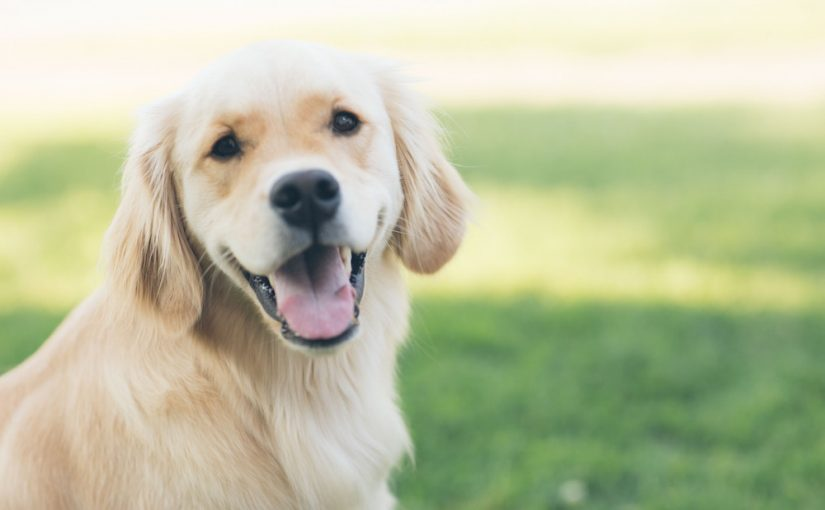
#> input picture Data/dog.jpg, 825 x 510 px
$ jupyter execute course6.ipynb
#> lines starting #> are read from the running program, lines starting #| are printed output that depends on the picture
# Objective: Learn how to split an image in its 3 colors

[cell 1]
# import libraries
import cv2 as cv
import os
import numpy as np
import matplotlib.pyplot as plt
from pathlib import Path

[cell 2]
# read the image on the disk
source_path = Path().absolute().parent
image_path = os.path.join(source_path, 'Data', 'dog.jpg')
img = cv.imread(image_path)
#> img is the input picture: shape (510, 825, 3); mean B, G, R 158, 192.5, 186.8
img = cv.cvtColor(img, cv.COLOR_BGR2RGB)

plt.imshow(img)
plt.title('RGB image')

[cell 3]
# create a blank image
blank = np.zeros(img.shape[:2], dtype='uint8')
r,g,b = cv.split(img)
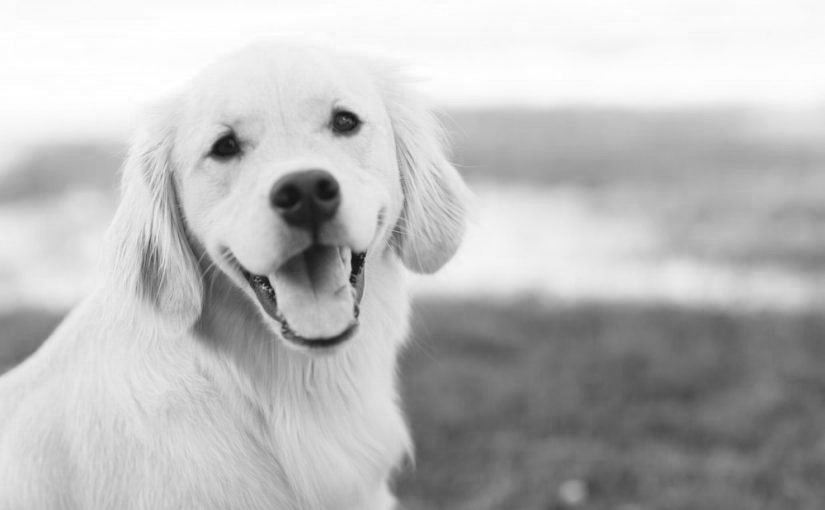
#> r: shape (510, 825); min 18, max 255, mean 186.8
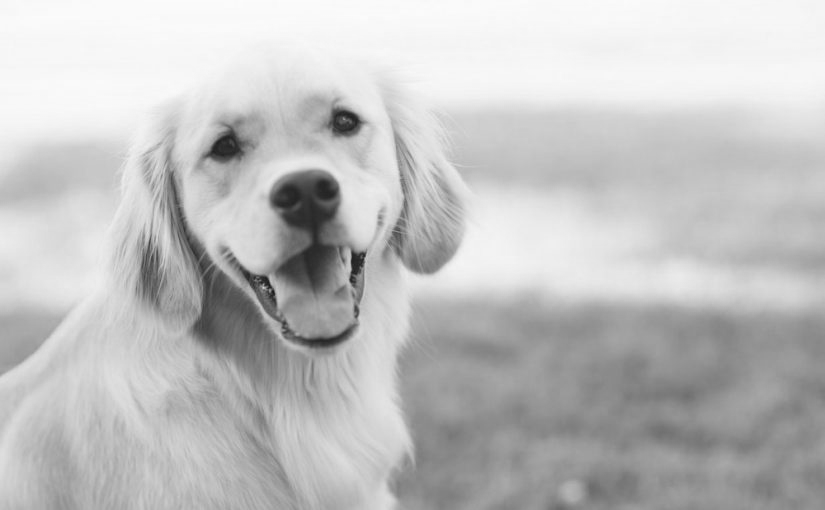
#> g: shape (510, 825); min 26, max 252, mean 192.5
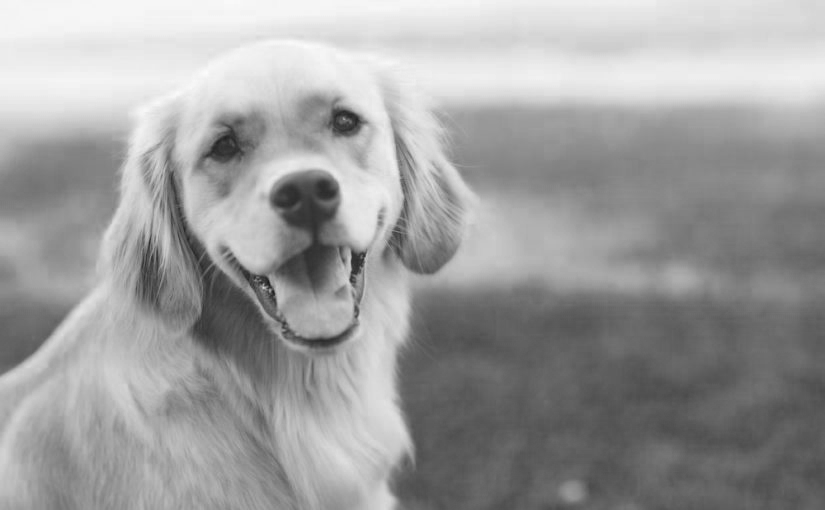
#> b: shape (510, 825); min 24, max 252, mean 158

fig, axs = plt.subplots(1, 3, figsize=(12, 8))

# they will be displayed in grayscale, actually this is the intensity of that color
# lighter -->  bigger concentration
axs[0].imshow(b, cmap='Greys')
axs[0].set_title('Blue image')
axs[1].imshow(g, cmap='Greys')
axs[1].set_title('Green image')
axs[2].imshow(r, cmap='Greys')
axs[2].set_title('Red image')
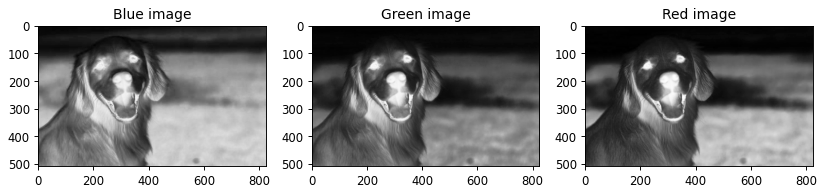
#> figure drawn by matplotlib, 3 panels

[cell 4]
# merge
merged = cv.merge([b,g,r])
cv.imshow('Merge',merged)

# If we want to display the color with have to convert the image to a 3 channel image
# Display the colors
blue = cv.merge([b,blank,blank])
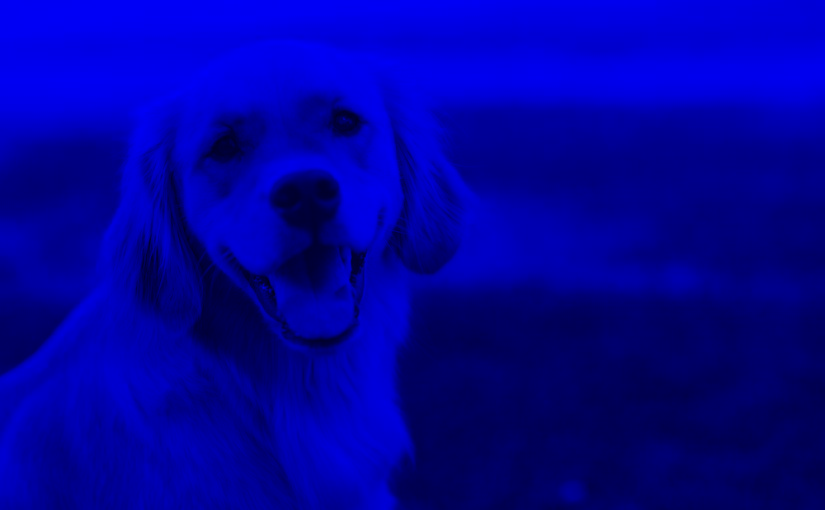
#> blue: shape (510, 825, 3); mean of channels 0, 1, 2 158, 0, 0; drawn as B, G, R
green = cv.merge([blank,g,blank])
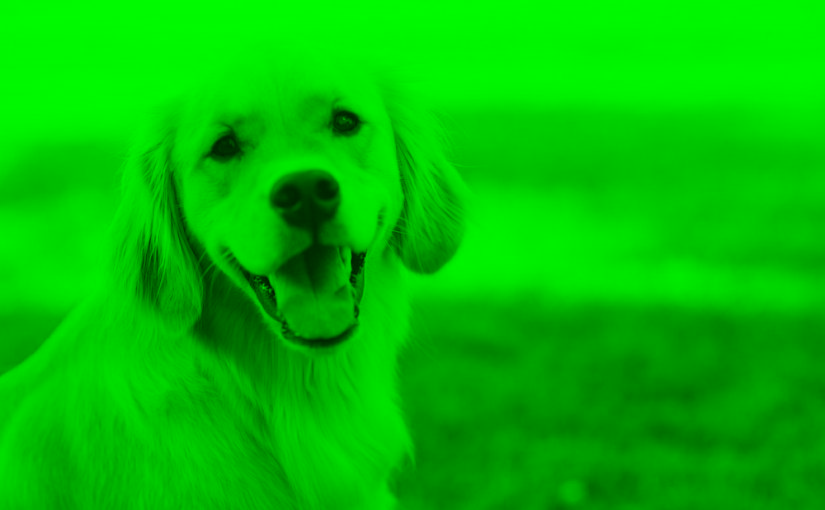
#> green: shape (510, 825, 3); mean of channels 0, 1, 2 0, 192.5, 0; drawn as B, G, R
red = cv.merge([blank,blank,r])
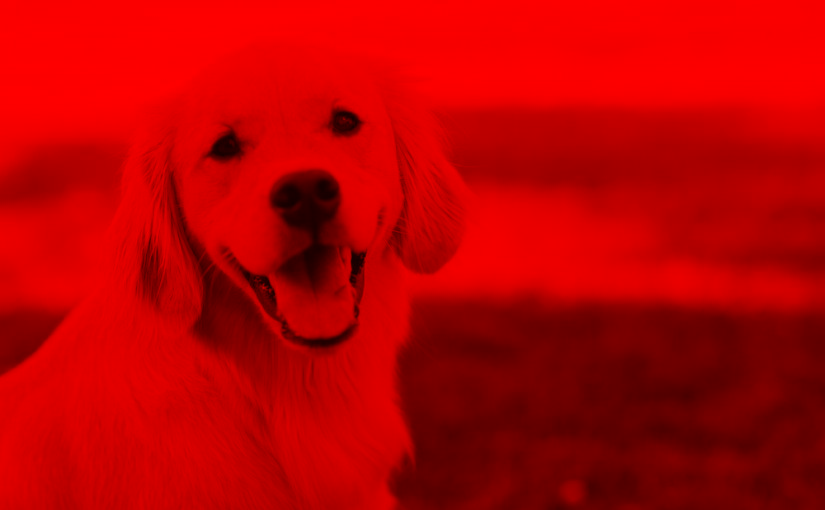
#> red: shape (510, 825, 3); mean of channels 0, 1, 2 0, 0, 186.8; drawn as B, G, R

fig, axs = plt.subplots(1, 3, figsize=(12, 8))

axs[0].imshow(blue, cmap='Blues')
axs[0].set_title('Blue image')
axs[1].imshow(green, cmap='Greens')
axs[1].set_title('Green image')
axs[2].imshow(red, cmap='Reds')
axs[2].set_title('Red image')

$ run again, with Data/landscape.JPG copied over Data/dog.jpg
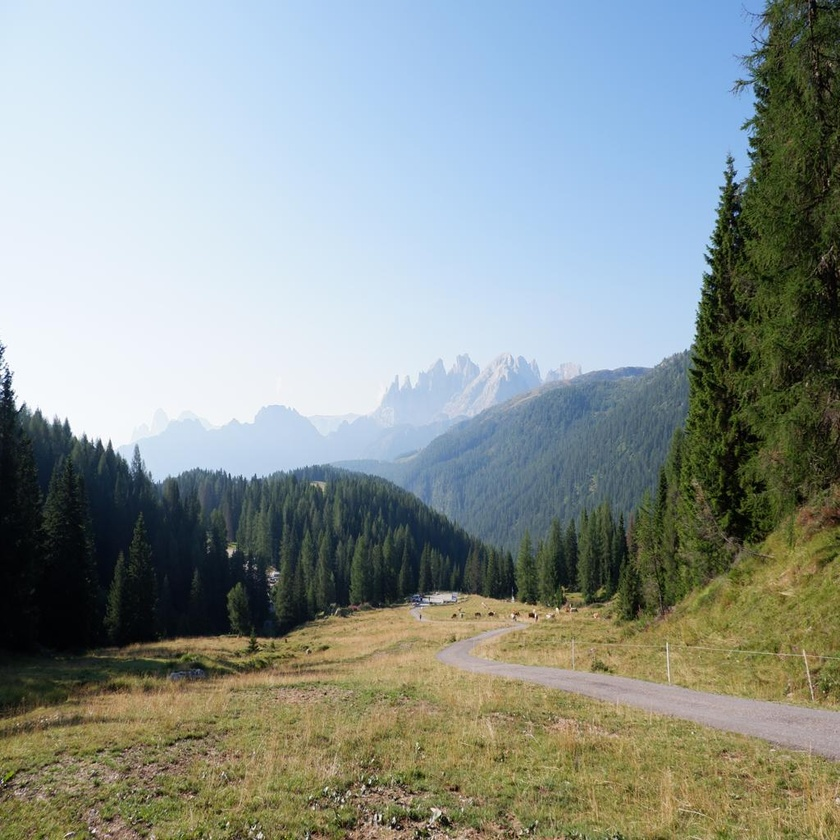
#> input picture Data/landscape.JPG, 840 x 840 px, shrunk from 1024 x 1024 before the run
#> img is the input picture: shape (840, 840, 3); mean B, G, R 145.8, 149.5, 139.7
#> `green = cv.merge([blank,g,blank])`:
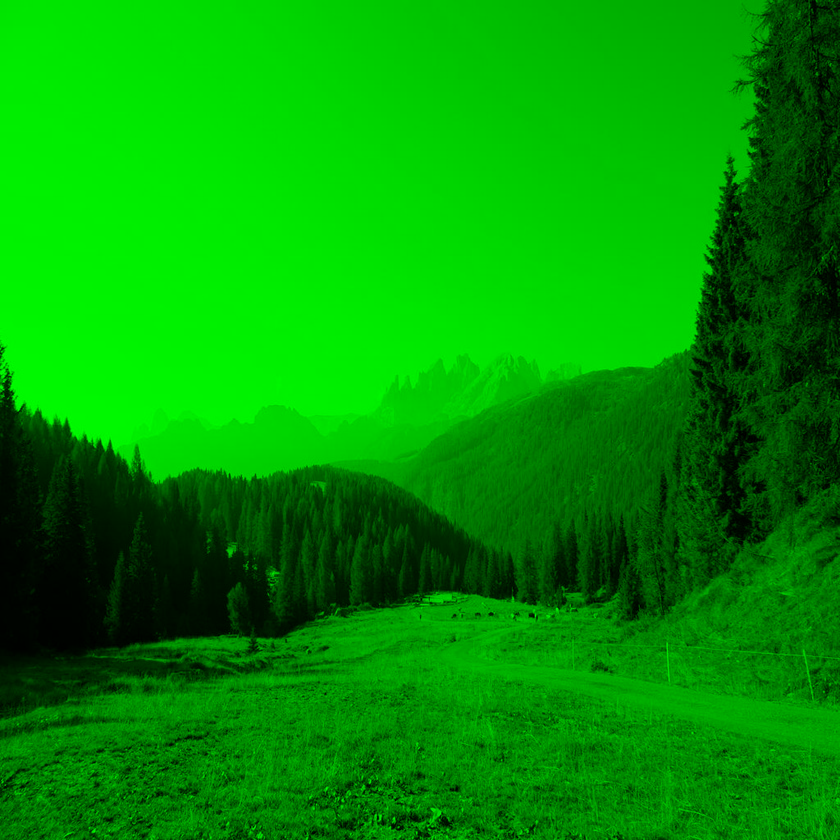
#> green: shape (840, 840, 3); mean of channels 0, 1, 2 0, 149.5, 0; drawn as B, G, R
#> `red = cv.merge([blank,blank,r])`:
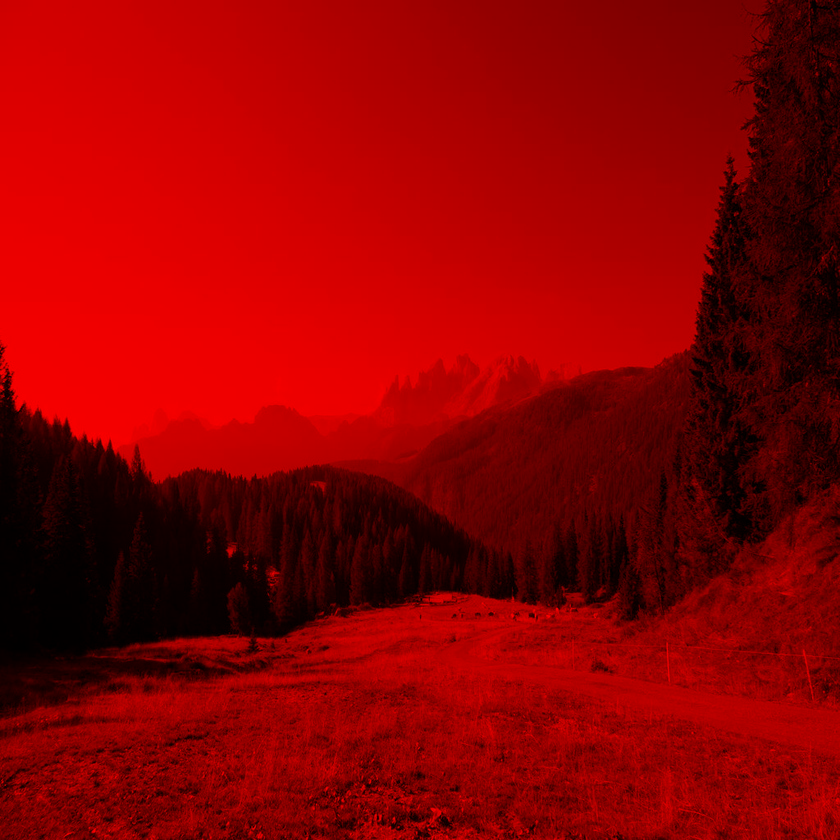
#> red: shape (840, 840, 3); mean of channels 0, 1, 2 0, 0, 139.7; drawn as B, G, R

$ run again, with Data/registration.jpg copied over Data/dog.jpg
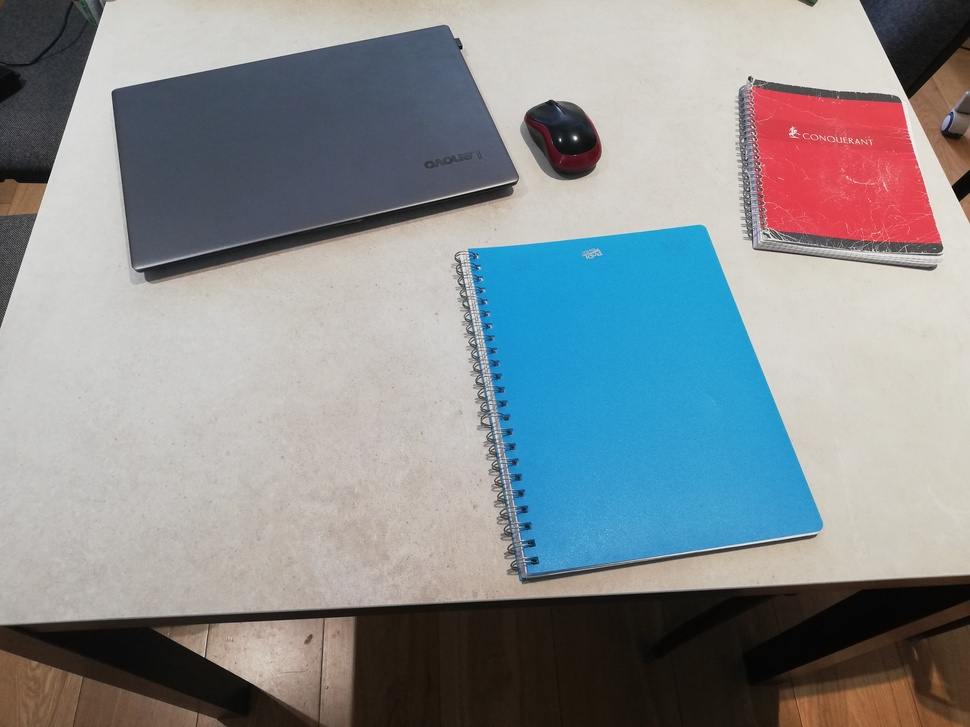
#> input picture Data/registration.jpg, 970 x 727 px, shrunk from 4608 x 3456 before the run
#> img is the input picture: shape (727, 970, 3); mean B, G, R 144.9, 141.8, 136.8
#> `green = cv.merge([blank,g,blank])`:
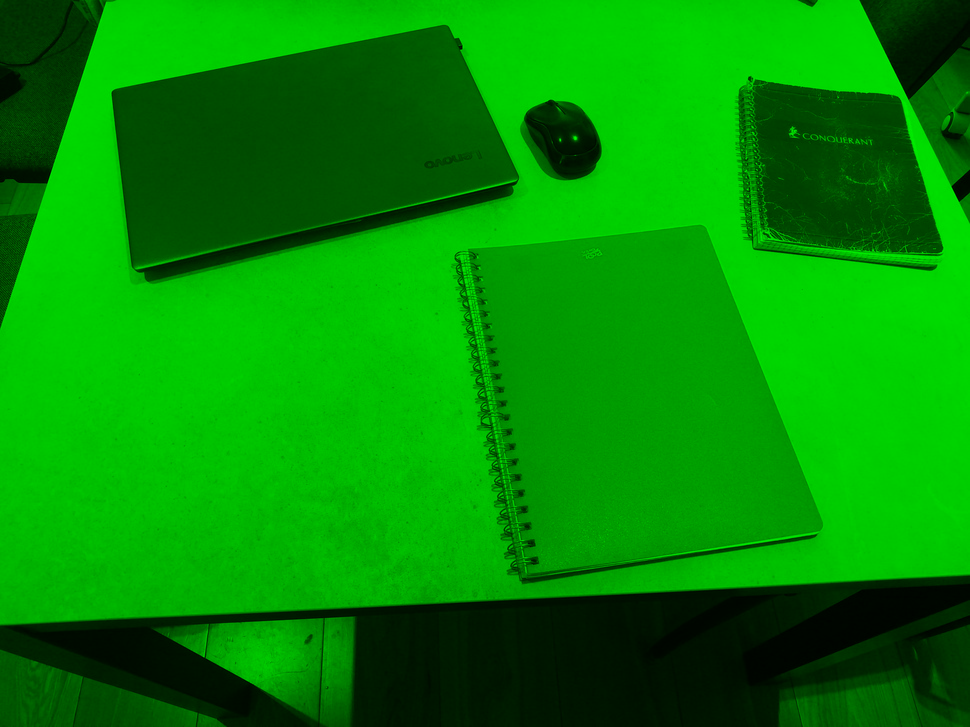
#> green: shape (727, 970, 3); mean of channels 0, 1, 2 0, 141.8, 0; drawn as B, G, R
#> `red = cv.merge([blank,blank,r])`:
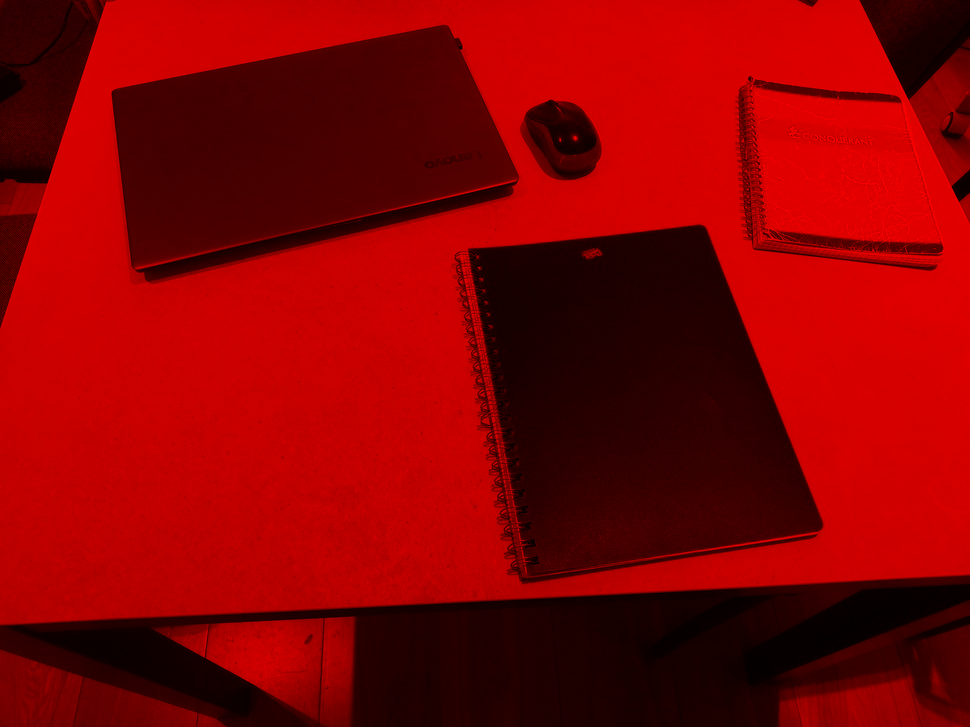
#> red: shape (727, 970, 3); mean of channels 0, 1, 2 0, 0, 136.8; drawn as B, G, R
